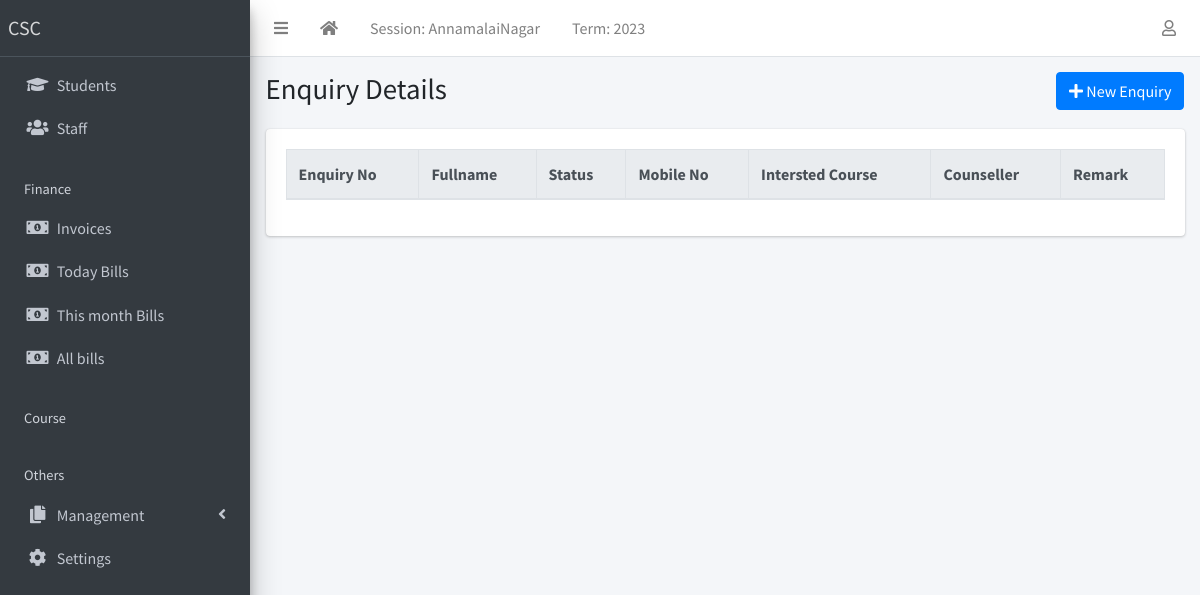
Before: /enquiry/list (signed in) with the older database file.
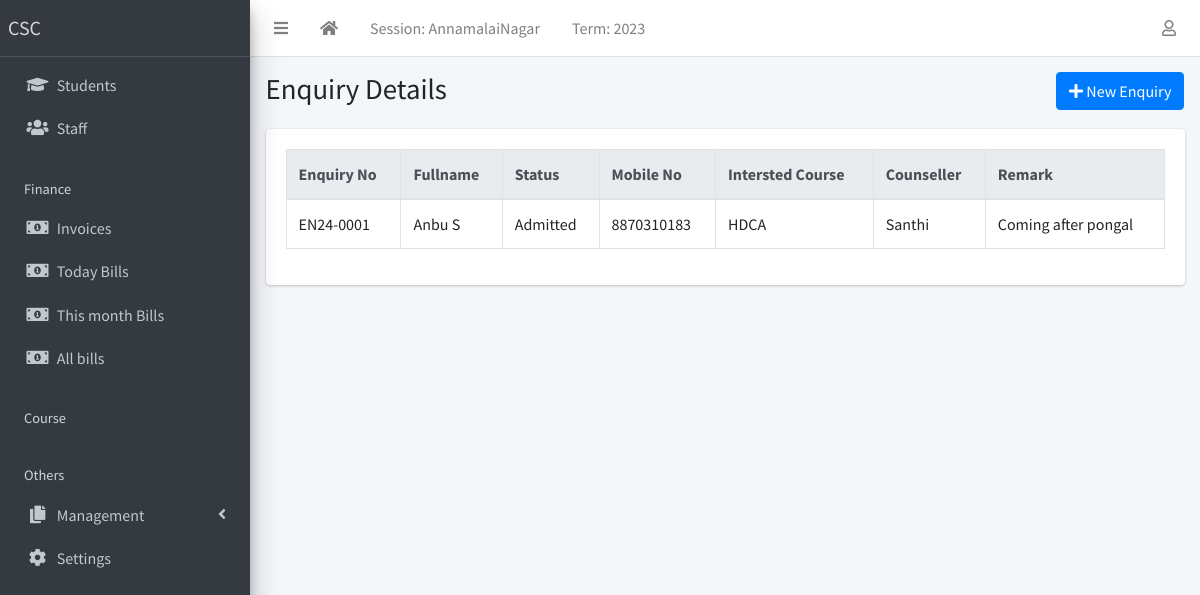
After: the same page with the newer database file.
### apps/enquiry/models.py (models this page shows, shortened)
class Enquiry(models.Model):
    GENDER_CHOICES = [("male", "Male"), ("female", "Female"),("others","others")]
    QUALIFICATION_STATUS_CHOICES = [("Completed", "Completed"), ("Undergoing", "Undergoing"),("others","others")]
    STUDENT_ROLE_CHOICES = [
        ("Employed", "Employed"),
        ("Unemployed", "Unemployed"),
        ("Housewife", "Housewife"),
        ("Businessman", "Businessman"),
        ("Student", "Student"),
        ("Others", "Others"),
    ]
    NEED_CHOICES = [
        ("For a job", "For a job"),
        ("For a job in software profession", "For a job in software profession"),
        ("For advance study", "For advance study"),
        ("Sponsored by company", "Sponsored by company"),
        ("others","others")
    ]
    KNOWN_CSC_CHOICES = [
        ("Television", "Television"),
        ("Newspaper", "Newspaper"),
        ("Friend recommend", "Friend recommend"),
        ("Poster", "Poster"),
        ("others","others")
    ]
    ENQUIRY_STATUS_CHOICES = [
        ("Following", "Following"),
        ("Admitted", "Admitted"),
        ("Rejected", "Rejected"),
    ]
    auto_increment = models.AutoField(primary_key=True)
    enquiry_no = models.CharField("Enquiry Number", max_length=20, unique=True, editable=False)
    name = models.CharField("Name", max_length=255, blank=False, default="")
    f_name = models.CharField("Father Name", max_length=255, blank=False, default="")
    address = models.CharField("Address", max_length=255,default=None,blank=True)
    address1 = models.CharField("Address Line 2", max_length=255,default=None,blank=True,null=True)
    address2 = models.CharField("Address Line 3", max_length=255,default=None,blank=True,null=True)
    taluka = models.CharField("Taluk",max_length=255,null=True,default=None,blank=True)
    district = models.CharField("District",max_length=255,default="",blank=True)
    pincode = models.IntegerField("Pincode", blank=True, default=None)
    mobile_num_regex = RegexValidator(
        regex="^[0-9]{10,15}$", message="Entered mobile number isn't in a right format!"
    )
    mobile_number = models.CharField("Mobile Number",
        validators=[mobile_num_regex], max_length=13, blank=True
    )
    email = models.EmailField("Email", blank=False, default="")
    date_of_birth = models.DateField("Date of Birth",default=timezone.now)
    gender = models.CharField("Gender", max_length=10, choices=GENDER_CHOICES, default="male")
    student_role = models.CharField(
        "Occupation", choices=STUDENT_ROLE_CHOICES, max_length=1024, default="Student"
    )
    student_company_name = models.CharField("If Emloyed Company Name",max_length=1024,blank=True,null=True)
    enquiry_date = models.DateField(default=timezone.now)
    counsellor_remark = models.TextField("Counsellor Remark", default="",null=True)
    enquiry_status = models.CharField(
        "Enquiry Status", choices=ENQUIRY_STATUS_CHOICES, max_length=1024, default="Following"
    )
    expected_date = models.DateField("Expected Date of Join",default=timezone.now)
    qualification = models.TextField("Qualification", blank=True, default="",null=True)
    qualification_status = models.CharField(
        "Qualification Status", max_length=50, choices=QUALIFICATION_STATUS_CHOICES, default="Completed"
    )
    studying_year = models.IntegerField("Current year",default=None,null=True)
    studying_course = models.TextField("Major", max_length=255, default="",blank=True)
    student_college_name = models.CharField("School/College Name",max_length=1055,default="",blank=True,null=True)
    need_of_study = models.CharField(
        "Reason for Study", max_length=1024, choices=NEED_CHOICES, default="For a job"
    )
    known_csc = models.CharField(
        "How You Know about CSC", choices=KNOWN_CSC_CHOICES, default="Newspaper", max_length=1024
    )
    course_to_join = models.CharField(
        "Course Interested to Join", max_length=1024, default=""
    )
    time_to_study = models.CharField("Prefered Timing",max_length=255, default="")
    @property
    def others(self):
        return {
            "qualification": self.qualification,
            "qualification_status": self.qualification_status,
            "studying_year": self.studying_year,
            "studying_course": self.studying_course,
            "student_role": self.student_role,
            "need_of_study": self.need_of_study,
            "course_to_join": self.course_to_join,
            "time_to_study": self.time_to_study,
            "known_csc": self.known_csc,
        }

### apps/enquiry/views.py (the view)
# urls.py: path("list",EnquiryListView.slist, name="enquiry-list"),
    def slist(request):
        template_name = "enquiry.html"
        return render(request, template_name , context={"Enquiry":Enquiry.objects.all()})

### apps/corecode/context_processors.py (called while the page is built)
def site_defaults(request):
    current_session = AcademicSession.objects.get(current=True)
    current_term = AcademicTerm.objects.get(current=True)
    vals = SiteConfig.objects.all()
    contexts = {
        "current_session": current_session.name,
        "current_term": current_term.name,
    }
    for val in vals:
        contexts[val.key] = val.value
    return contexts

### apps/enquiry/templates/enquiry.html (shortened to what this page needs)
{% extends 'base.html' %}
{% block title %}Enquiry Details{% endblock title %}
{% block breadcrumb %}
<a class="btn btn-primary" href="{% url 'enquiry-create' %}"><i
    class="fas fa-plus"></i> New Enquiry</a>
{% endblock breadcrumb %}
{% block content %}
  <div class="table-responsive">
    <table id="studenttable" class="table table-bordered table-hover" data-page-length='100'>
      <thead class="thead-light">
        <tr>
          <th>Enquiry No</th>
          <th>Fullname</th>
          <th>Status</th>
          <th>Mobile No</th>
          <th>Intersted Course</th>
          <th>Counseller</th>
          <th>Remark</th>
        </tr>
      </thead>
      <tbody>
        {% for student in Enquiry %}
          <tr class='clickable-row' data-href="{% url 'enquiry-detail' student.auto_increment %}">
            <td>{{ student.enquiry_no}}</td>
            <td>{{ student.name}}</td>
            <td>{{ student.enquiry_status}}</td>
            <td>{{ student.mobile_number}}</td>
            <td>{{ student.course_to_join}}</td>
            <td>Santhi</td>
            <td>{{ student.counsellor_remark}}</td>
          </tr>
        {% endfor %}
      </tbody>
    </table>
  </div>
{% endblock content %}

Changed rows visible on the page:
added Enquiry: enquiry_no "EN24-0001", name "Anbu S", enquiry_status "Admitted", mobile_number "8870310183", course_to_join "HDCA", counsellor_remark "Coming after pongal"
